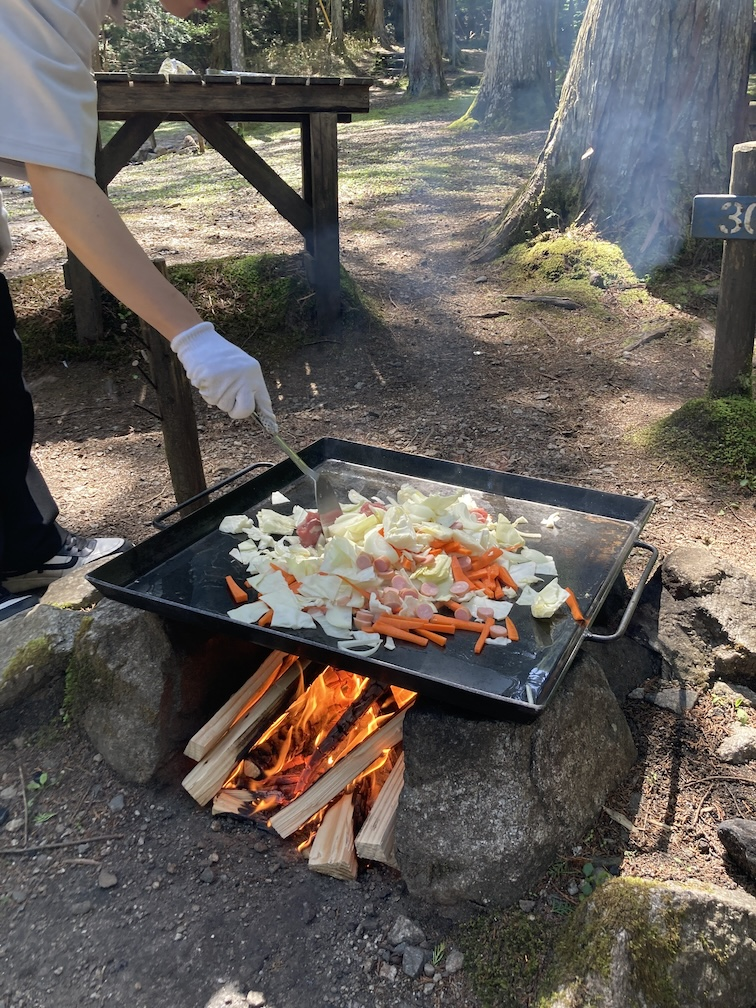
//> input picture week05/kadai03/yakisoba.jpg, 756 x 1008 px
$ ./main   (built with g++ and OpenCV 4)
//> lines starting //> are read from the running program, lines starting //| are printed output that depends on the picture
#include <iostream>
#include <opencv2/opencv.hpp>

#define FILE_NAME "./yakisoba.jpg"
#define FILTER_SIZE 9

int main(int argc, const char* argv[]) {
  cv::Mat src_img = cv::imread(FILE_NAME, 0);
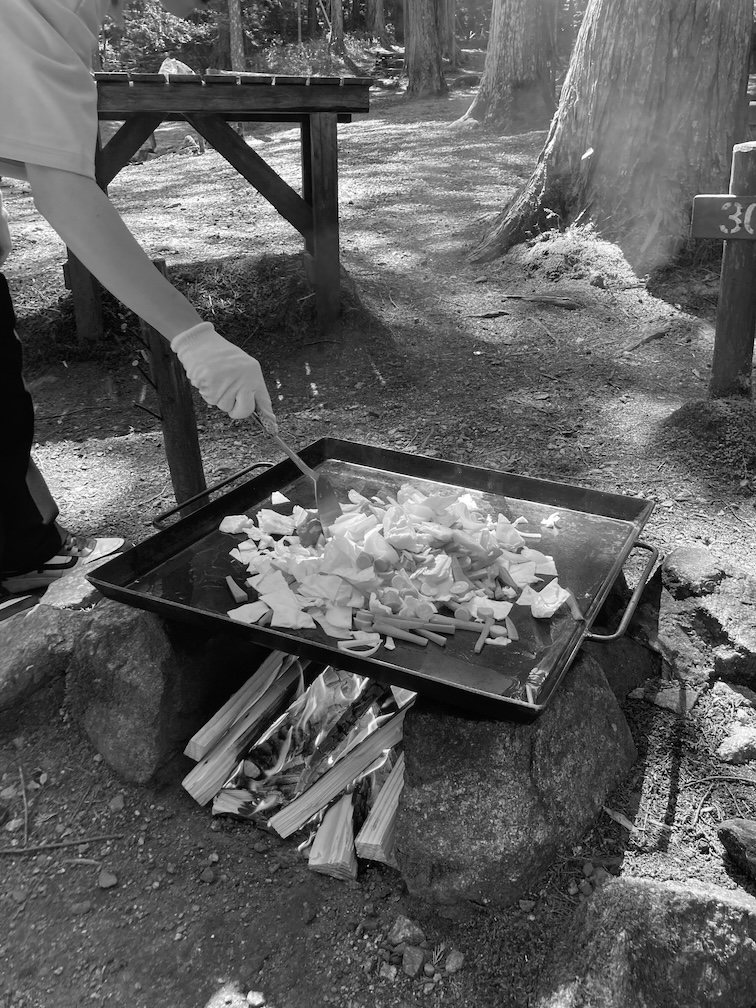
//> src_img: 1008 rows x 756 cols, CV_8UC1; min 0, max 255, mean 95.1

  // 読み込み失敗の場合
  if (src_img.empty()) {
    fprintf(stderr, "読み込み失敗\n");
    return (-1);
  }

  if (FILTER_SIZE % 2 == 0) {
    printf("フィルターサイズは奇数である必要があります\n");
    return (-1);
  }

  double filter = 1.0 / (FILTER_SIZE * FILTER_SIZE);

  cv::Mat dst_img = cv::Mat(src_img.size(), CV_8UC1);

  for (int y = 0; y < src_img.rows; y++) {
    for (int x = 0; x < src_img.cols; x++) {
      double sum = 0.0;

      for (int dx = -FILTER_SIZE / 2; dx <= FILTER_SIZE / 2; dx++) {
        for (int dy = -FILTER_SIZE / 2; dy <= FILTER_SIZE / 2; dy++) {
          int sx = x + dx;
          int sy = y + dy;

          // 画像の端の場合
          if (sx < 0 || sx >= src_img.cols) continue;
          if (sy < 0 || sy >= src_img.rows) continue;

          sum += src_img.at<uchar>(sy, sx) * filter;
        }
      }

      dst_img.at<uchar>(y, x) = (uchar)sum;
    }
  }
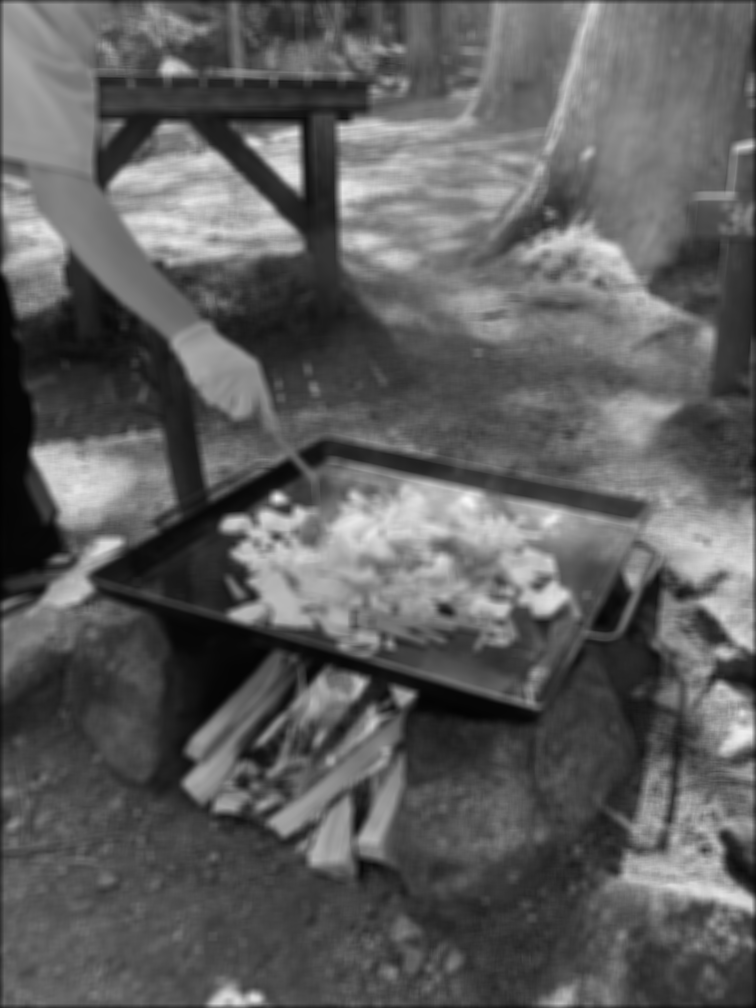
//> dst_img: 1008 rows x 756 cols, CV_8UC1; min 3, max 249, mean 94.2

  cv::imshow("output", dst_img);
  cv::imwrite("output.jpg", dst_img);
  cv::waitKey(0);

  return 0;
}
